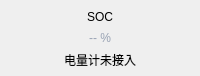
               <widget class="QFrame" name="frameSummarySoc">
                <property name="maximumSize">
                 <size>
                  <width>16777215</width>
                  <height>76</height>
                 </size>
                </property>
                <property name="minimumSize">
                 <size>
                  <width>0</width>
                  <height>68</height>
                 </size>
                </property>
                <property name="summaryCard" stdset="0">
                 <bool>true</bool>
                </property>
                <layout class="QVBoxLayout" name="layoutSummarySoc">
                 <property name="spacing">
                  <number>1</number>
                 </property>
                 <property name="bottomMargin">
                  <number>6</number>
                 </property>
                 <property name="rightMargin">
                  <number>6</number>
                 </property>
                 <property name="topMargin">
                  <number>6</number>
                 </property>
                 <property name="leftMargin">
                  <number>6</number>
                 </property>
                 <item>
                  <widget class="QLabel" name="labelSocTitle">
                   <property name="text">
                    <string>SOC</string>
                   </property>
                   <property name="alignment">
                    <set>Qt::AlignmentFlag::AlignCenter</set>
                   </property>
                   <property name="role" stdset="0">
                    <string>summaryTitle</string>
                   </property>
                  </widget>
                 </item>
                 <item>
                  <widget class="QLabel" name="labelSoc">
                   <property name="styleSheet">
                    <string>color:#98a2b3;</string>
                   </property>
                   <property name="text">
                    <string>-- %</string>
                   </property>
                   <property name="alignment">
                    <set>Qt::AlignmentFlag::AlignCenter</set>
                   </property>
                   <property name="role" stdset="0">
                    <string>summaryValue</string>
                   </property>
                  </widget>
                 </item>
                 <item>
                  <widget class="QLabel" name="labelSocSource">
                   <property name="text">
                    <string>电量计未接入</string>
                   </property>
                   <property name="alignment">
                    <set>Qt::AlignmentFlag::AlignCenter</set>
                   </property>
                   <property name="role" stdset="0">
                    <string>summaryDetail</string>
                   </property>
                  </widget>
                 </item>
                </layout>
               </widget>
